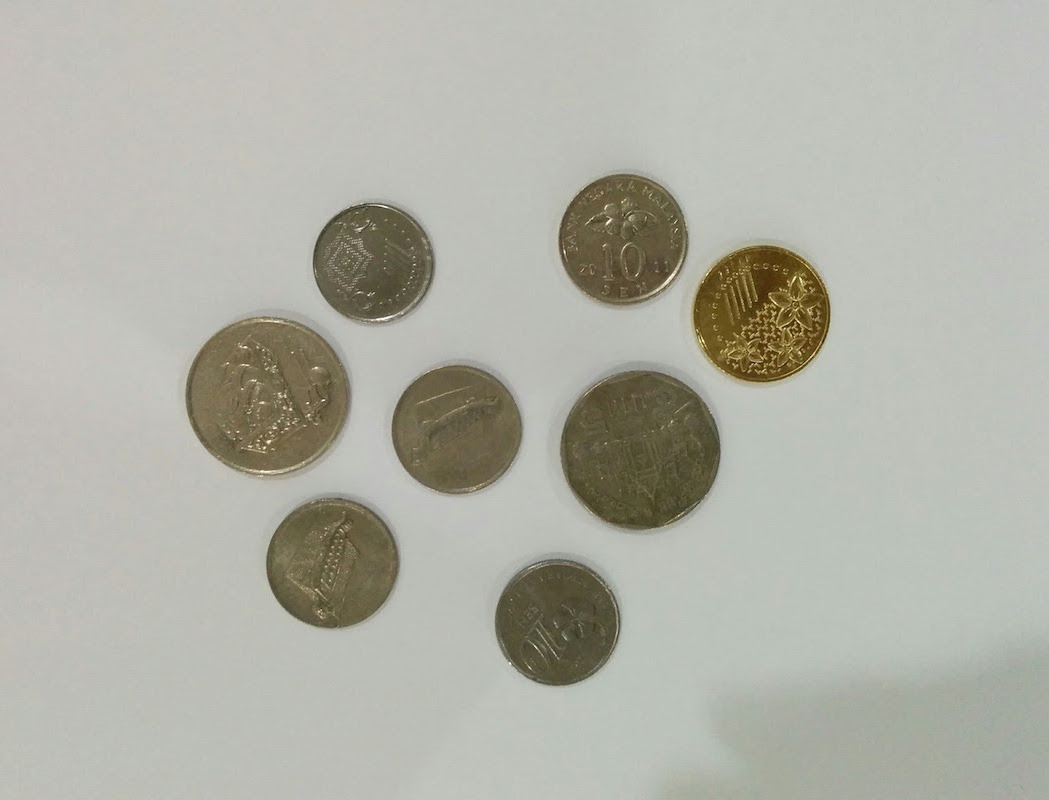
#> input picture img/coins.jpg, 1049 x 800 px
$ python simple_thresholding.py --image img/coins.jpg
#> lines starting #> are read from the running program, lines starting #| are printed output that depends on the picture; after the words box and inside, x2 and y2 are one past the last pixel; in counts of white or black regions, pixels touching at a corner belong together
import numpy as np
import argparse
import cv2

ap = argparse.ArgumentParser()
ap.add_argument("-i", "--image", required = True, help = "Path to the image")
args = vars(ap.parse_args())

image = cv2.imread(args["image"])
#> image is the input picture: shape (800, 1049, 3); mean B, G, R 166.9, 177, 176.6
image = cv2.cvtColor(image, cv2.COLOR_BGR2GRAY)
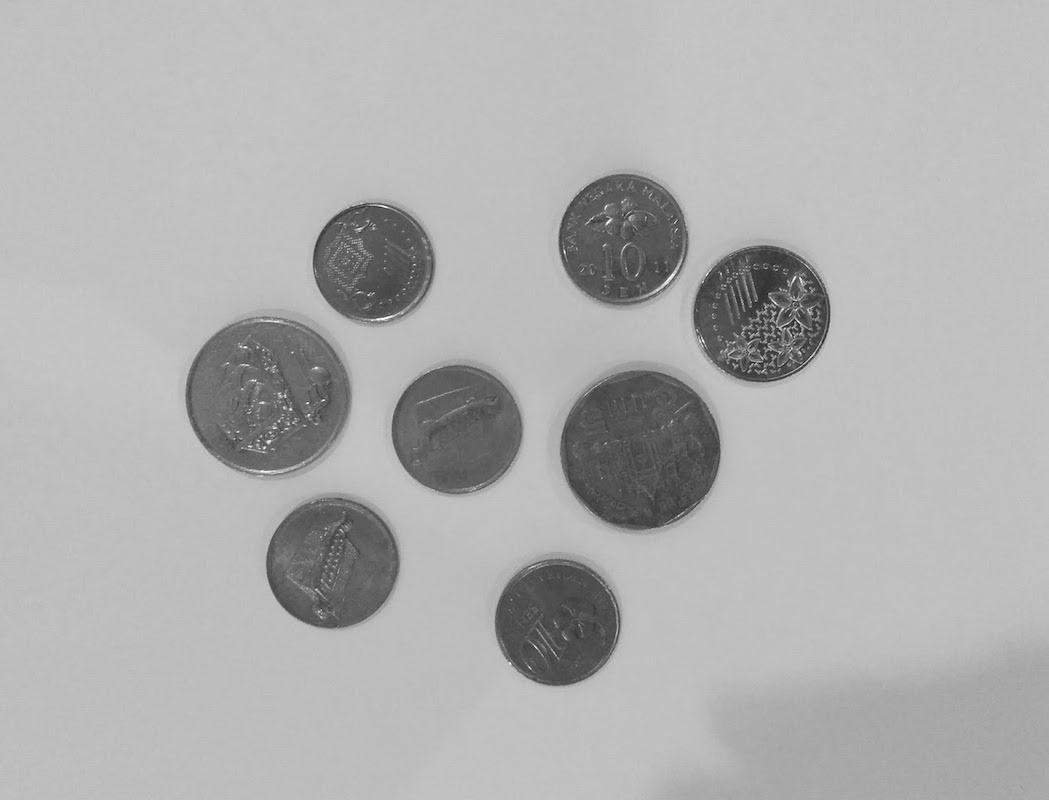
#> image: shape (800, 1049); min 15, max 254, mean 175.6
blurred=cv2.GaussianBlur(image, (5,5), 0)
cv2.imshow("Image", image)

(T, thresh)=cv2.threshold(blurred, 155, 255, cv2.THRESH_BINARY)  # 2arg: el threshold
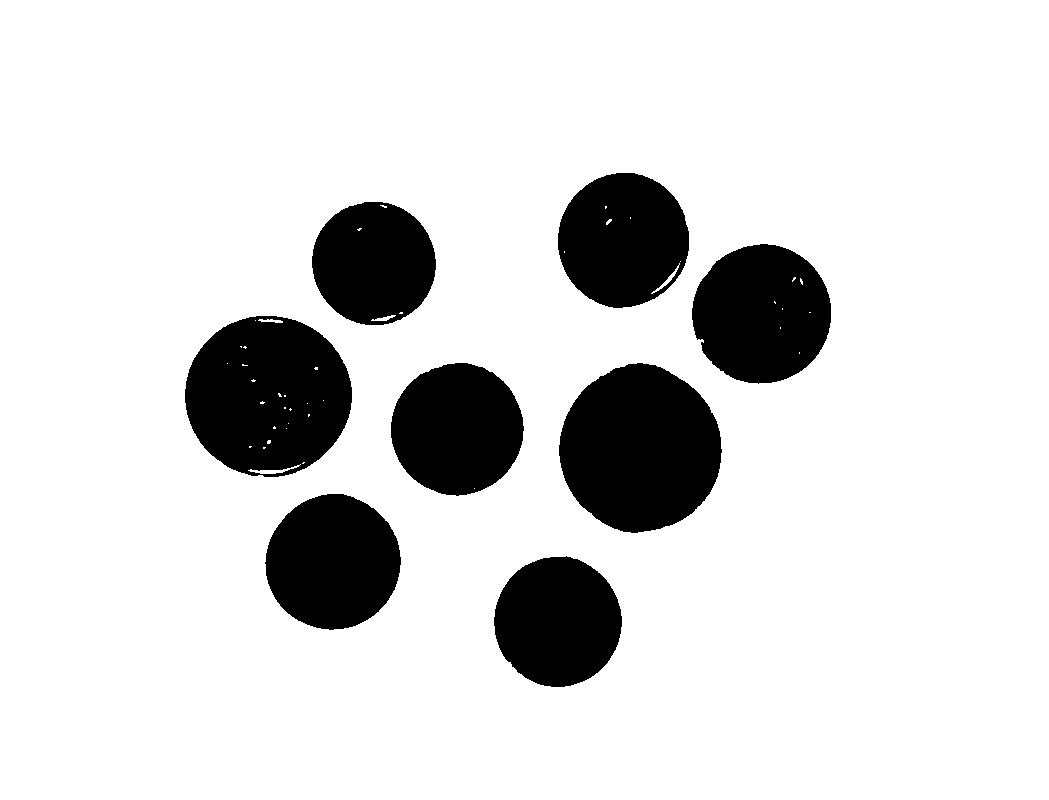
#> thresh: shape (800, 1049); 85.3% white; 8 black regions, largest, box (x1, y1, x2, y2) and area: (559, 363, 722, 533) 21111, (185, 316, 352, 477) 20681, (692, 244, 831, 384) 15063
cv2.imshow("Threshold binary", thresh)                          # 3arg: el maximo valor aplicado por encima de T

(T, thresh_inv)=cv2.threshold(blurred, 155, 255, cv2.THRESH_BINARY_INV)
cv2.imshow("Threshold binary inverse", thresh_inv)

cv2.imshow("Coins", cv2.bitwise_and(image,image,mask=thresh_inv))
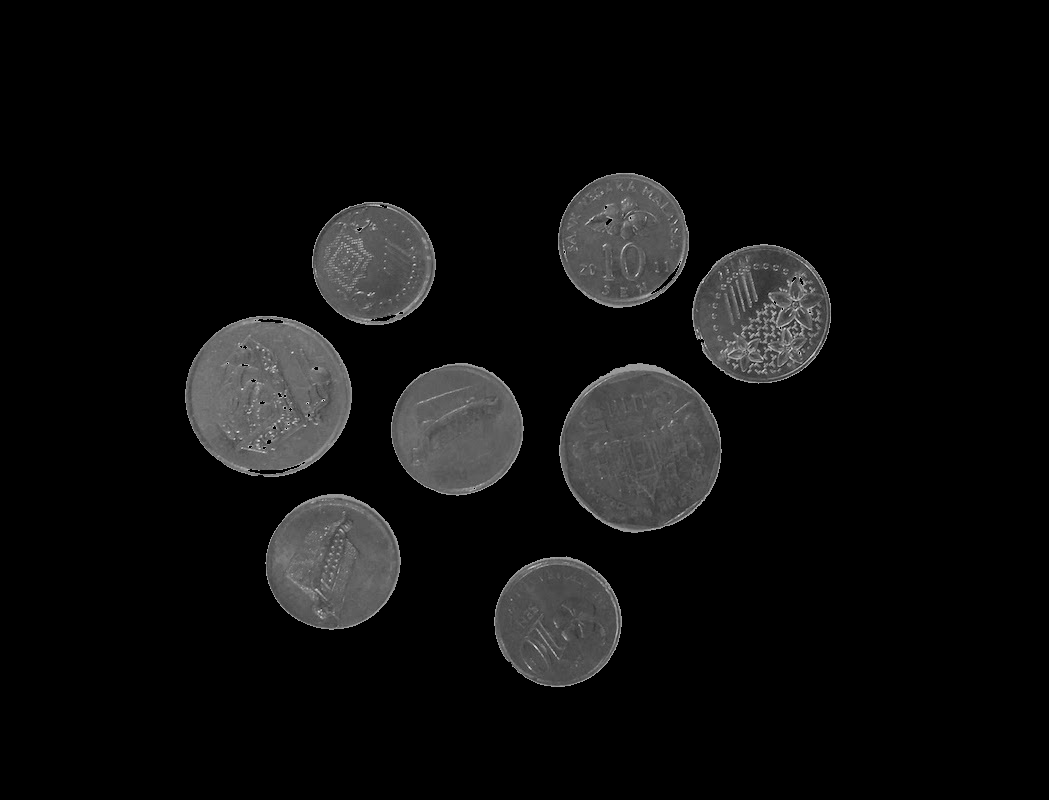
#> window 'Coins': shape (800, 1049); min 0, max 235, mean 14.2
cv2.waitKey(0)
